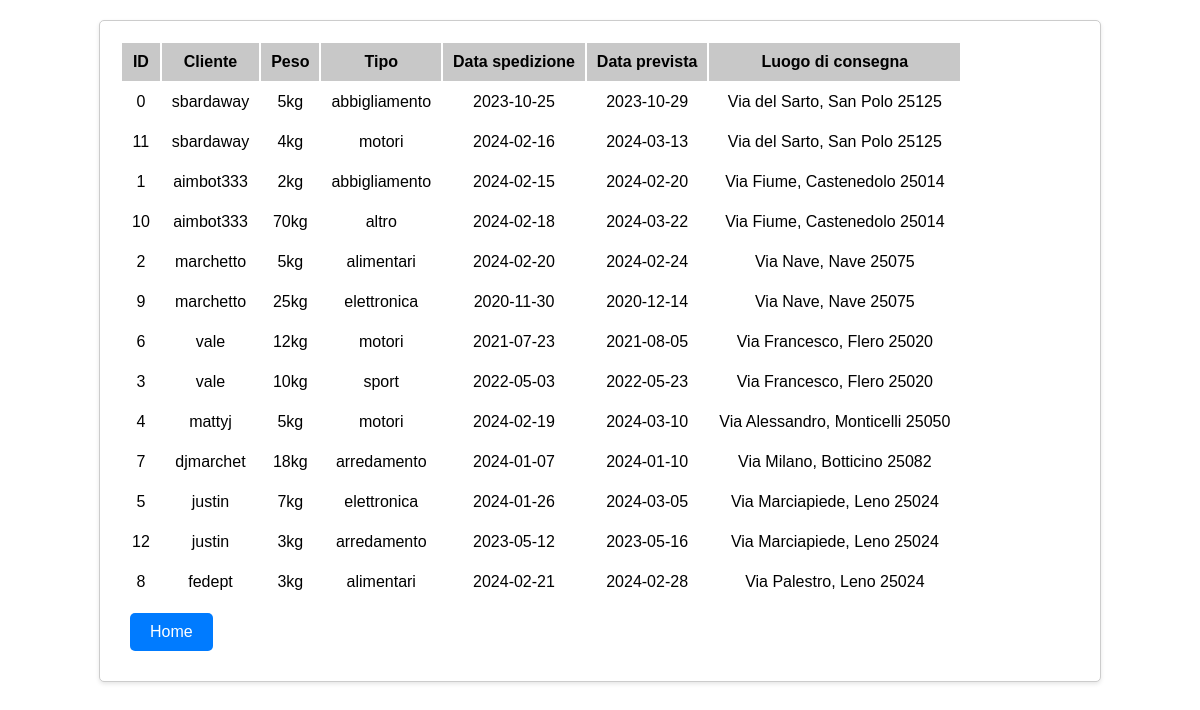
The page /spedizioni.php on the database its author committed.
### tables this page shows
CREATE TABLE Pacchi (
    ID INT NOT NULL,
    peso INT NOT NULL,
    tipo VARCHAR(50),
    dataSpedizione DATE NOT NULL,
    dataPrevista DATE NOT NULL,
    cliente INT,
    consegna VARCHAR(25),
    CONSTRAINT ChiavePrimaria PRIMARY KEY (ID),
    CONSTRAINT PacchiCliente FOREIGN KEY (cliente) REFERENCES Clienti (ID)
);

CREATE TABLE Clienti (
    ID INT NOT NULL,
    nome VARCHAR(50),
    cognome VARCHAR(50),
    telefono VARCHAR(10),
    email VARCHAR(50),
    username VARCHAR(50),
    password VARCHAR(50),
    citta VARCHAR(50),
    via VARCHAR(50),
    CAP VARCHAR(50),
    CONSTRAINT ChiavePrimaria PRIMARY KEY (ID)
);

### spedizioni.php (the view, shortened to what this page needs)
<!DOCTYPE html>
<html lang="en">
<head>
</head>
<body>
<div class="container">
    <?php
        $conn = mysqli_connect("localhost", "root", "", "spedizioni");
        mysqli_select_db($conn, "spedizioni");
        $query = "SELECT p.ID, c.username, p.peso, p.tipo, p.dataSpedizione, p.dataPrevista, c.citta, c.via, c.CAP FROM Pacchi AS p, Clienti AS c WHERE p.cliente = c.ID ORDER BY c.ID";
        $result = mysqli_query($conn, $query);
        if(mysqli_num_rows($result) != 0) {
            echo "<table>";
            echo "<thead>";
            echo "<tr>";
            echo "<th>ID</th>";
            echo "<th>Cliente</th>";
            echo "<th>Peso</th>";
            echo "<th>Tipo</th>";
            echo "<th>Data spedizione</th>";
            echo "<th>Data prevista</th>";
            echo "<th>Luogo di consegna</th>";
            echo "</tr>";
            echo "</thead>";
            while($row = mysqli_fetch_array($result)) {
                echo "<tr>";
                echo "<td>$row[0]</td>";
                echo "<td>$row[1]</td>";
                echo "<td>$row[2]kg</td>";
                echo "<td>$row[3]</td>";
                echo "<td>$row[4]</td>";
                echo "<td>$row[5]</td>";
                echo "<td>$row[7], $row[6] $row[8]</td>";
                echo "</tr>";
            }
            echo "</table>";
        }
    ?>
    <form method="POST" action="home.php">
    <button class="btn btn-xs sm:btn-sm md:btn-md lg:btn-lg" type="submit"> Home </button>
    </form>
    </div>
</body>
</html>

### spedizioni.php (style rules this page uses)
body { font-family: Arial, sans-serif; margin: 0; padding: 0; }
.container { width: 80%; margin: 20px auto; padding: 20px; border: 1px solid #ccc; border-radius: 5px; background-color:#ffffff; box-shadow: 0 2px 4px rgba(0, 0, 0, 0.1); }
th, td { border: 2px; text-align: center; padding: 10px; }
th { background-color:#c8c8c8; }
button { padding: 10px 20px; margin: 10px; border: none; border-radius: 5px; background-color: #007bff; color: #fff; font-size: 16px; cursor: pointer; transition: background-color 0.3s ease; }

### rows shown on the page
pacchi: ID "0", cliente.username "sbardaway", peso "5", tipo "abbigliamento", dataSpedizione "2023-10-25", dataPrevista "2023-10-29", cliente.via "Via del Sarto", cliente.citta "San Polo", cliente.CAP "25125"
pacchi: ID "11", cliente.username "sbardaway", peso "4", tipo "motori", dataSpedizione "2024-02-16", dataPrevista "2024-03-13", cliente.via "Via del Sarto", cliente.citta "San Polo", cliente.CAP "25125"
pacchi: ID "1", cliente.username "aimbot333", peso "2", tipo "abbigliamento", dataSpedizione "2024-02-15", dataPrevista "2024-02-20", cliente.via "Via Fiume", cliente.citta "Castenedolo", cliente.CAP "25014"
pacchi: ID "10", cliente.username "aimbot333", peso "70", tipo "altro", dataSpedizione "2024-02-18", dataPrevista "2024-03-22", cliente.via "Via Fiume", cliente.citta "Castenedolo", cliente.CAP "25014"
pacchi: ID "2", cliente.username "marchetto", peso "5", tipo "alimentari", dataSpedizione "2024-02-20", dataPrevista "2024-02-24", cliente.via "Via Nave", cliente.citta "Nave", cliente.CAP "25075"
pacchi: ID "9", cliente.username "marchetto", peso "25", tipo "elettronica", dataSpedizione "2020-11-30", dataPrevista "2020-12-14", cliente.via "Via Nave", cliente.citta "Nave", cliente.CAP "25075"
pacchi: ID "6", cliente.username "vale", peso "12", tipo "motori", dataSpedizione "2021-07-23", dataPrevista "2021-08-05", cliente.via "Via Francesco", cliente.citta "Flero", cliente.CAP "25020"
pacchi: ID "3", cliente.username "vale", peso "10", tipo "sport", dataSpedizione "2022-05-03", dataPrevista "2022-05-23", cliente.via "Via Francesco", cliente.citta "Flero", cliente.CAP "25020"
pacchi: ID "4", cliente.username "mattyj", peso "5", tipo "motori", dataSpedizione "2024-02-19", dataPrevista "2024-03-10", cliente.via "Via Alessandro", cliente.citta "Monticelli", cliente.CAP "25050"
pacchi: ID "7", cliente.username "djmarchet", peso "18", tipo "arredamento", dataSpedizione "2024-01-07", dataPrevista "2024-01-10", cliente.via "Via Milano", cliente.citta "Botticino", cliente.CAP "25082"
pacchi: ID "5", cliente.username "justin", peso "7", tipo "elettronica", dataSpedizione "2024-01-26", dataPrevista "2024-03-05", cliente.via "Via Marciapiede", cliente.citta "Leno", cliente.CAP "25024"
pacchi: ID "12", cliente.username "justin", peso "3", tipo "arredamento", dataSpedizione "2023-05-12", dataPrevista "2023-05-16", cliente.via "Via Marciapiede", cliente.citta "Leno", cliente.CAP "25024"
pacchi: ID "8", cliente.username "fedept", peso "3", tipo "alimentari", dataSpedizione "2024-02-21", dataPrevista "2024-02-28", cliente.via "Via Palestro", cliente.citta "Leno", cliente.CAP "25024"
